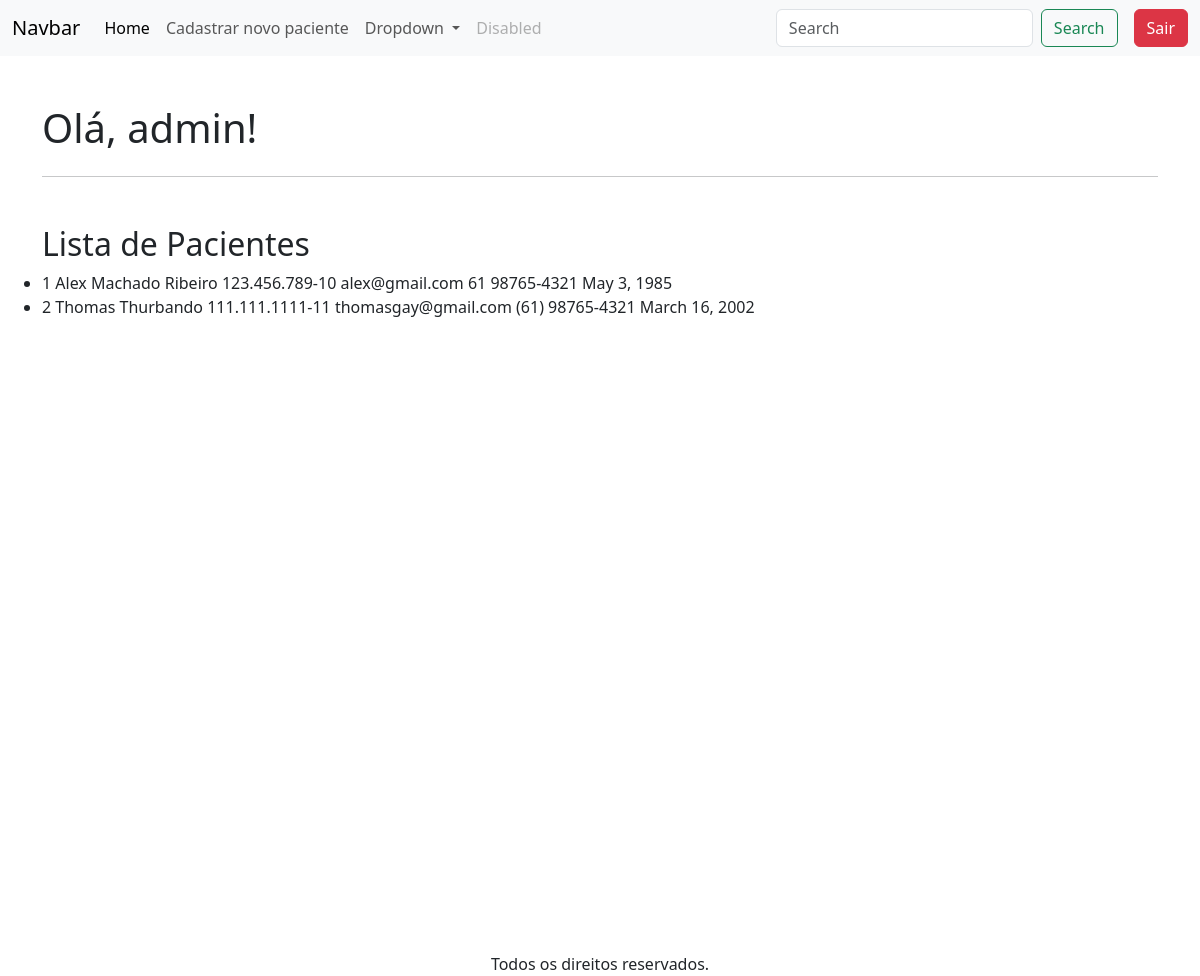
The app's page / (signed in) with its own data.
### apps/crud/models.py (models this page shows, shortened)
class Paciente(models.Model):
    codigo_paciente = models.AutoField(primary_key=True)
    nome = models.CharField(null=False, blank=False)
    cpf = models.CharField(max_length=14, unique=True, null=False, blank=False)
    email = models.EmailField(unique=True, null=False, blank=False)
    telefone = models.CharField(max_length=15, null=False, blank=False)
    data_nascimento = models.DateField(null=False, blank=False)

### apps/crud/views.py (the view)
# urls.py: path('', views.index, name='index'),
@login_required
def index(request):
    pacientes = Paciente.objects.all()
    return render(request, "index.html", {'pacientes': pacientes})

### apps/crud/templates/index.html (shortened to what this page needs)
{% extends 'base-crud.html' %}
{% block content %}
    <div class="row mt-5">
        <h1>Olá, {{ user.username }}!</h1>
    </div>
    <hr>
    <div class="row mt-5">
        <h2>Lista de Pacientes</h2>
        <ul>
            {% for paciente in pacientes %}
                <li>
                    {{ paciente.codigo_paciente }}
                    {{ paciente.nome }}
                    {{ paciente.cpf}}
                    {{ paciente.email}}
                    {{ paciente.telefone}}
                    {{paciente.data_nascimento}}
                </li>
            {% empty %}
                <li>Nenhum paciente encontrado.</li>
            {% endfor %}
        </ul>
{% endblock %}

### records on screen
Paciente: codigo_paciente "1", nome "Alex Machado Ribeiro", cpf "123.456.789-10", email "alex@gmail.com", telefone "61 98765-4321", data_nascimento "May 3, 1985"
Paciente: codigo_paciente "2", nome "Thomas Thurbando", cpf "111.111.1111-11", email "thomasgay@gmail.com", telefone "(61) 98765-4321", data_nascimento "March 16, 2002"

### other values on screen
{{ user.username }} "admin"
